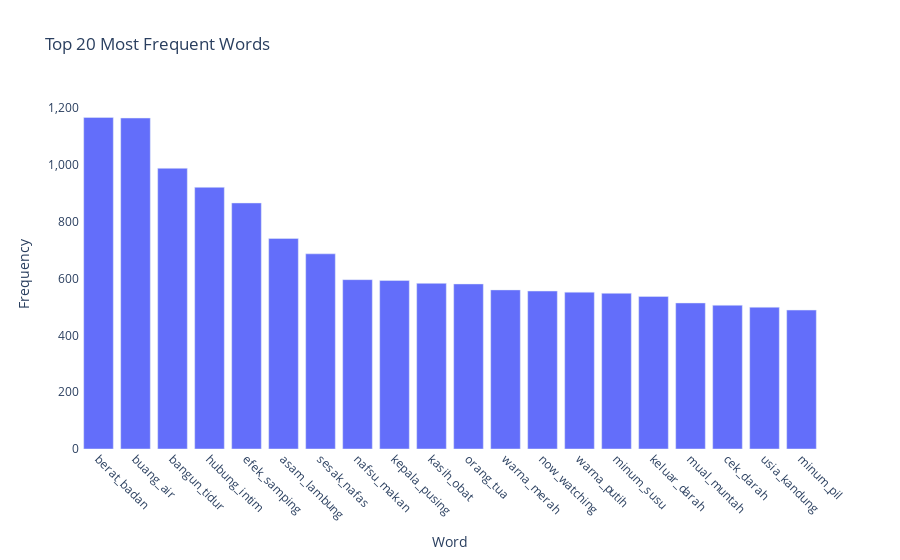

The code cell stored with this chart in its notebook:
### Code cell
visualize_frequent_words(bigrams, 20)

### Figure 1 — Plotly figure (JSON) as saved in the notebook; plotly's stock layout.template omitted (floating-point values rounded to 4 significant figures)
{"data": [{"alignmentgroup": "True", "hovertemplate": "x=%{x}<br>y=%{y}<extra></extra>", "legendgroup": "", "marker": {"color": "#636efa", "pattern": {"shape": ""}}, "name": "", "offsetgroup": "", "orientation": "v", "showlegend": false, "textposition": "auto", "type": "bar", "x": ["berat_badan", "buang_air", "bangun_tidur", "hubung_intim", "efek_samping", "asam_lambung", "sesak_nafas", "nafsu_makan", "kepala_pusing", "kasih_obat", "orang_tua", "warna_merah", "now_watching", "warna_putih", "minum_susu", "keluar_darah", "mual_muntah", "cek_darah", "usia_kandung", "minum_pil"], "xaxis": "x", "y": [1167, 1165, 988, 921, 866, 741, 687, 596, 593, 583, 581, 560, 556, 552, 548, 537, 514, 506, 499, 489], "yaxis": "y"}], "layout": {"barmode": "relative", "legend": {"tracegroupgap": 0}, "plot_bgcolor": "white", "title": {"text": "Top 20 Most Frequent Words"}, "xaxis": {"anchor": "y", "domain": [0, 1], "tickangle": 45, "title": {"text": "Word"}}, "yaxis": {"anchor": "x", "domain": [0, 1], "tickformat": ",d", "title": {"text": "Frequency"}}}}
